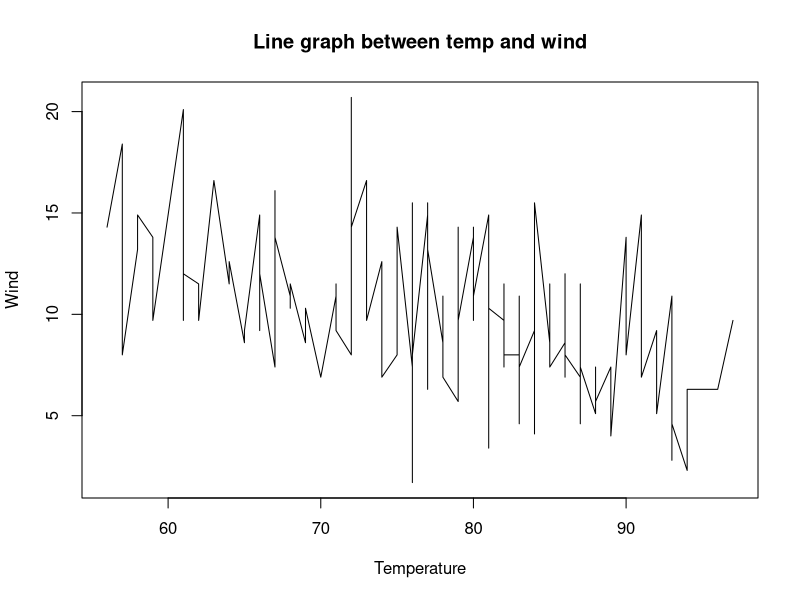

Source code (R):
meantemp<-mean(airquality$Temp)
cat("The mean of temp is :",meantemp)
sdtemp<-sd(airquality$Temp)
cat("The standard deviation of temp is ",sdtemp)

cleaned_data<-na.omit(airquality[,c("Temp","Wind")])
# here in data to remove missing values we use na.omit and airquality[,c()] is actually dataframe[row,column] if nothing before first , then select all the rows

sorted_data<-cleaned_data[order(airquality$Temp),]
#in cleaned data only 2 columns are there

plot(sorted_data$Temp,sorted_data$Wind,type="l",xlab="Temperature",ylab="Wind",main="Line graph between temp and wind")
# here xlab means x lable and ylab means y label and type l means linear graph

